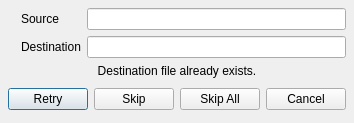
<ui version="4.0" >
 <author></author>
 <comment></comment>
 <exportmacro></exportmacro>
 <class>QtOtherDialog</class>
 <widget class="QDialog" name="QtOtherDialog" >
  <property name="geometry" >
   <rect>
    <x>0</x>
    <y>0</y>
    <width>267</width>
    <height>100</height>
   </rect>
  </property>
  <property name="windowTitle" >
   <string>File Already Exists</string>
  </property>
  <layout class="QVBoxLayout" >
   <property name="margin" >
    <number>8</number>
   </property>
   <property name="spacing" >
    <number>6</number>
   </property>
   <item>
    <layout class="QGridLayout" >
     <property name="margin" >
      <number>0</number>
     </property>
     <property name="spacing" >
      <number>6</number>
     </property>
     <item rowspan="2" row="0" column="0" >
      <widget class="QLabel" name="iconLabel" >
       <property name="text" >
        <string/>
       </property>
      </widget>
     </item>
     <item row="1" column="2" >
      <widget class="QLineEdit" name="destLineEdit" >
       <property name="sizePolicy" >
        <sizepolicy>
         <hsizetype>7</hsizetype>
         <vsizetype>0</vsizetype>
         <horstretch>0</horstretch>
         <verstretch>0</verstretch>
        </sizepolicy>
       </property>
       <property name="focusPolicy" >
        <enum>Qt::NoFocus</enum>
       </property>
       <property name="text" >
        <string/>
       </property>
       <property name="readOnly" >
        <bool>true</bool>
       </property>
      </widget>
     </item>
     <item row="0" column="1" >
      <widget class="QLabel" name="label" >
       <property name="text" >
        <string>Source</string>
       </property>
      </widget>
     </item>
     <item row="0" column="2" >
      <widget class="QLineEdit" name="sourceLineEdit" >
       <property name="sizePolicy" >
        <sizepolicy>
         <hsizetype>7</hsizetype>
         <vsizetype>0</vsizetype>
         <horstretch>0</horstretch>
         <verstretch>0</verstretch>
        </sizepolicy>
       </property>
       <property name="focusPolicy" >
        <enum>Qt::NoFocus</enum>
       </property>
       <property name="readOnly" >
        <bool>true</bool>
       </property>
      </widget>
     </item>
     <item row="1" column="1" >
      <widget class="QLabel" name="label_3" >
       <property name="text" >
        <string>Destination</string>
       </property>
      </widget>
     </item>
    </layout>
   </item>
   <item>
    <widget class="QLabel" name="messageLabel" >
     <property name="text" >
      <string>Destination file already exists.</string>
     </property>
     <property name="alignment" >
      <set>Qt::AlignCenter</set>
     </property>
    </widget>
   </item>
   <item>
    <layout class="QHBoxLayout" >
     <property name="margin" >
      <number>0</number>
     </property>
     <property name="spacing" >
      <number>6</number>
     </property>
     <item>
      <spacer>
       <property name="orientation" >
        <enum>Qt::Horizontal</enum>
       </property>
       <property name="sizeHint" >
        <size>
         <width>16</width>
         <height>31</height>
        </size>
       </property>
      </spacer>
     </item>
     <item>
      <widget class="QPushButton" name="retryButton" >
       <property name="text" >
        <string>Retry</string>
       </property>
      </widget>
     </item>
     <item>
      <widget class="QPushButton" name="skipButton" >
       <property name="text" >
        <string>Skip</string>
       </property>
      </widget>
     </item>
     <item>
      <widget class="QPushButton" name="skipAllButton" >
       <property name="text" >
        <string>Skip All</string>
       </property>
      </widget>
     </item>
     <item>
      <widget class="QPushButton" name="cancelButton" >
       <property name="text" >
        <string>Cancel</string>
       </property>
      </widget>
     </item>
     <item>
      <spacer>
       <property name="orientation" >
        <enum>Qt::Horizontal</enum>
       </property>
       <property name="sizeHint" >
        <size>
         <width>16</width>
         <height>20</height>
        </size>
       </property>
      </spacer>
     </item>
    </layout>
   </item>
  </layout>
  <widget class="QWidget" name="" >
   <property name="geometry" >
    <rect>
     <x>9</x>
     <y>83</y>
     <width>519</width>
     <height>33</height>
    </rect>
   </property>
  </widget>
  <widget class="QWidget" name="" >
   <property name="geometry" >
    <rect>
     <x>9</x>
     <y>154</y>
     <width>456</width>
     <height>33</height>
    </rect>
   </property>
  </widget>
  <widget class="QWidget" name="" >
   <property name="geometry" >
    <rect>
     <x>9</x>
     <y>9</y>
     <width>480</width>
     <height>70</height>
    </rect>
   </property>
  </widget>
  <widget class="QWidget" name="" >
   <property name="geometry" >
    <rect>
     <x>16</x>
     <y>10</y>
     <width>472</width>
     <height>68</height>
    </rect>
   </property>
  </widget>
  <widget class="QWidget" name="" >
   <property name="geometry" >
    <rect>
     <x>10</x>
     <y>10</y>
     <width>331</width>
     <height>94</height>
    </rect>
   </property>
  </widget>
 </widget>
 <pixmapfunction></pixmapfunction>
 <resources/>
 <connections/>
</ui>
